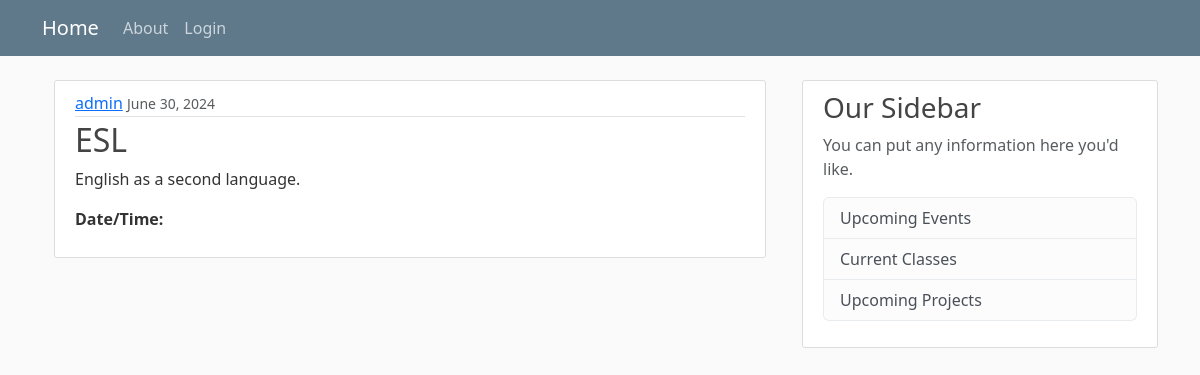
The page /crcclass/1/ on the database its author committed.
### common/models.py (models this page shows, shortened)
class CRCClass(models.Model):
    title = models.CharField(max_length=100)
    location = models.CharField(max_length=255)
    times = models.CharField(max_length=255)
    date_posted = models.DateTimeField(default=timezone.now)
    summary = models.CharField(max_length=255, null=True)
    description = models.CharField(max_length=4096, null=True)
    author = models.ForeignKey(User, on_delete=models.CASCADE)

### public/views.py (the view)
# urls.py: path('crcclass/<int:pk>/', CRCClassDetailView.as_view(), name="crcclass-detail"),
class CRCClassDetailView(DetailView):
    model = CRCClass
    template_name = 'public_crcclasses/crcclass_detail.html'
    context_object_name = 'crcclass'

### public/templates/public_crcclasses/crcclass_detail.html (shortened to what this page needs)
{% extends "public/base.html" %}
{% block content %}
<div class="container">
  <article class="media content-section">
      <div class="media-body">
        <div class="article-metadata">
          <a class="mr-2" href="#">{{ crcclass.author }}</a>
          <small class="text-muted">{{ crcclass.date_posted|date:"F d, Y" }}</small>
        </div>
        <h2 class="article-title">{{ crcclass.title }}</h2>
        <p class="article-content">{{ crcclass.description }}</p>
        <p class="article-content"><b>Date/Time:</b>{{ ccrclass.times }}</p>
      </div>
    </article>
</div>
{% endblock %}

### public/static/public/main.css (style rules this page uses)
body { background: #fafafa; color: #333333; margin-top: 5rem; }
h1, h2, h3, h4, h5, h6 { color: #444444; }
.content-section { background: #ffffff; padding: 10px 20px; border: 1px solid #dddddd; border-radius: 3px; margin-bottom: 20px; }
.article-title { color: #444444; }
.article-content { white-space: pre-line; }
.article-metadata { padding-bottom: 1px; margin-bottom: 4px; border-bottom: 1px solid #e3e3e3 }

### rows shown on the page
CRCClass: author "admin", date_posted "June 30, 2024", title "ESL", description "English as a second language."
